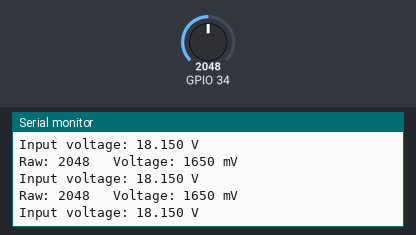
A sketch run on a simulated ESP32. On the bench: the last lines printed to the serial monitor. The inputs (shaded band) are chosen by the test bench; at power-on: GPIO 34 = 2048.

Above: at 1.2 s.
1.3 s: GPIO 34 set to 2866
At 1.9 s:
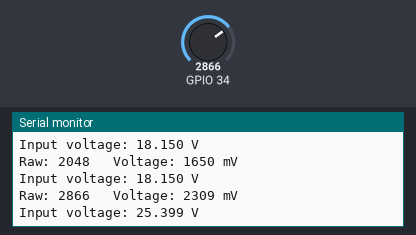
2.8 s: GPIO 34 set to 3603
At 3.4 s:
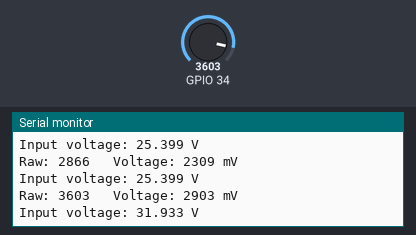
Timing chart, 0 to 5.8 s (numbered marks = the images above; inputs shaded):
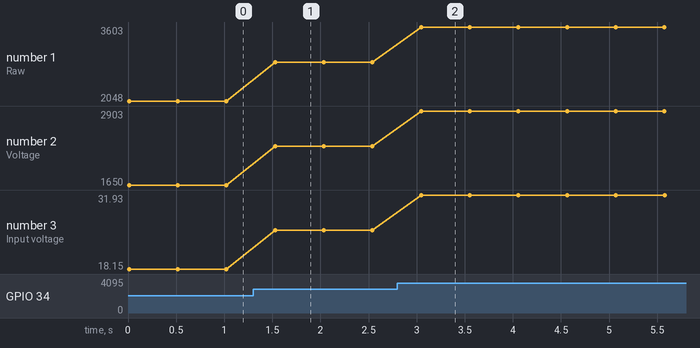

Measured:
- after the input at 1.3 s, the serial monitor: prints a new line after 0.23 s (image 1)
- after the input at 2.8 s, the serial monitor: prints a new line after 0.25 s (image 2)
- plotted number 1: 2048 → 2866 after the input at 1.3 s, 2866 → 3603 after the input at 2.8 s
- plotted number 2: 1650 → 2309 after the input at 1.3 s, 2309 → 2903 after the input at 2.8 s
- plotted number 3: 18.15 → 25.4 after the input at 1.3 s, 25.4 → 31.93 after the input at 2.8 s

The sketch:

ESP32AnalogRead_VoltageDividerExample.ino
```cpp
#include <driver/adc.h>
#include "esp_adc_cal.h"

#define DEFAULT_VREF    1100        //Use adc2_vref_to_gpio() to obtain a better estimate
#define NO_OF_SAMPLES   50          //Multisampling

// Voltage divider example.
// These are the actual values as measured by Multimeter
#define RESISTOR_R1 10004
#define RESISTOR_R2 996

// This is the number we multiple the 'analog' value by to get the actual voltage
double MULTIPLIER = ((RESISTOR_R1 + RESISTOR_R2)/RESISTOR_R2);

// Or, simply use your own muliplier instead
//double MULTIPLIER = 10.6;


// This is what makes the analog reads accurate
esp_adc_cal_characteristics_t *adc_characteristics;

// You have choices here.
// If you don't know what they are, are why you want to use them
// then just stick with these. All though, you'll need to learn
// these at some point.
adc_bits_width_t width = ADC_WIDTH_BIT_12;
adc_atten_t atten = ADC_ATTEN_DB_11;
adc_unit_t unit = ADC_UNIT_1;


// This next line is just setting the 'pin' number.
// Instead of using the Arduino way of 'int pin = 34'
// We're going to use the ESP32 way of doing things.
adc1_channel_t channel = ADC1_CHANNEL_6;     // GPIO34

// *** End of all that stuff *** //

// Function:  check_efuse(void)
// This is just for informational purposes.
// You can lookup what this means if you want to
// go ma bit more advanced.
// But you don't really need to.
void check_efuse(void)
{
    //Check TP is burned into eFuse
    if (esp_adc_cal_check_efuse(ESP_ADC_CAL_VAL_EFUSE_TP) == ESP_OK) {
        Serial.printf("eFuse Two Point: Supported\n");
    } else {
        Serial.printf("eFuse Two Point: NOT supported\n");
    }

    //Check Vref is burned into eFuse
    if (esp_adc_cal_check_efuse(ESP_ADC_CAL_VAL_EFUSE_VREF) == ESP_OK) {
        Serial.printf("eFuse Vref: Supported\n");
    } else {
        Serial.printf("eFuse Vref: NOT supported\n");
    }
}

// This is also just for informational purpose.
void print_char_val_type(esp_adc_cal_value_t val_type)
{
    if (val_type == ESP_ADC_CAL_VAL_EFUSE_TP) {
        Serial.printf("Characterized using Two Point Value\n");
    } else if (val_type == ESP_ADC_CAL_VAL_EFUSE_VREF) {
        Serial.printf("Characterized using eFuse Vref\n");
    } else {
        Serial.printf("Characterized using Default Vref\n");
    }
}

void setup()
{
  Serial.begin(115200);

  check_efuse();

  adc1_config_width(width);
  adc1_config_channel_atten(channel, atten);

  // Create the magic structure that makes it all work
  adc_characteristics = new esp_adc_cal_characteristics_t();

  // Get the ESP32 to do the math and build the structure
  // that makes it all work.
  esp_adc_cal_value_t val_type = esp_adc_cal_characterize(unit, atten, width, DEFAULT_VREF, adc_characteristics);
  print_char_val_type(val_type);


  // Use a voltmeter on pin 25 to read
  // the true VREF for your ESP32.
  // Use the number (in millivolts) as the
  // DEFAULT_VREF value at the top of this file.
  if(adc2_vref_to_gpio(GPIO_NUM_25) == ESP_OK)
  {
    Serial.println("routed to pin 25");
  } else {
    Serial.println("Failed to route to pin 25");
  }

  Serial.printf("Multiplier: %.3d\n",MULTIPLIER);

  Serial.println("End Setup\n\n");
}

void loop()
{
  uint32_t adc_reading = 0;

  for (int i = 0; i < NO_OF_SAMPLES; i++) {
    adc_reading += adc1_get_raw(channel);
  }

  adc_reading /= NO_OF_SAMPLES;
  uint32_t voltage = esp_adc_cal_raw_to_voltage(adc_reading, adc_characteristics);

  if(adc_reading < 65)
  {
    voltage = 0;
  }

  Serial.printf("Raw: %.3d \tVoltage: %.3d mV\n", adc_reading, voltage);

  double inVoltage = ((double)voltage * MULTIPLIER)/1000.0;
  Serial.print("Input voltage: ");
  Serial.print(inVoltage,3);
  Serial.println(" V\n\n");

  delay(500);

}
```
